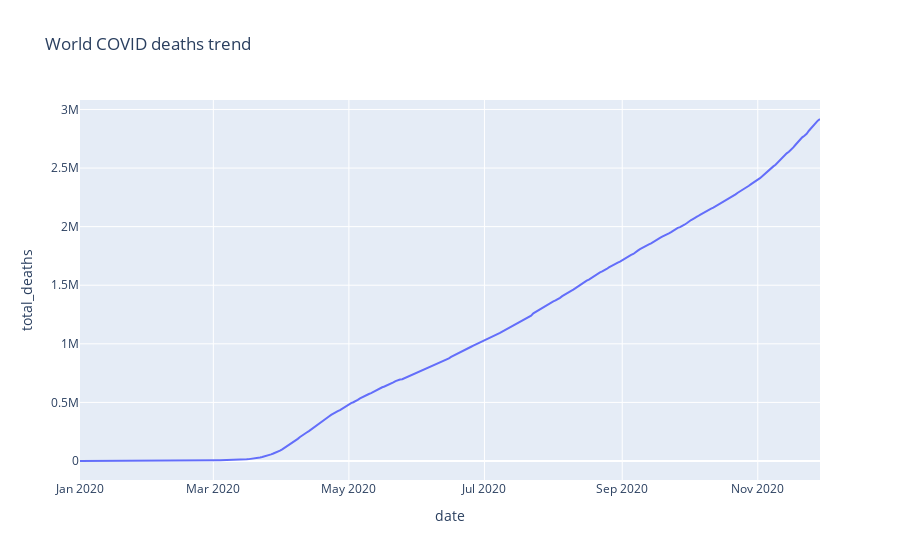

The notebook cell this image was saved under:
### Code cell
world_deaths_fig = px.line(data_world, x="date", y="total_deaths", title = "World COVID deaths trend")

iplot(world_deaths_fig)

### Figure 1 — Plotly figure (JSON) as saved in the notebook; plotly's stock layout.template omitted (floating-point values rounded to 4 significant figures; data arrays with more than 128 entries replaced by an {"elided": "..."} marker saying what was removed)
{"data": [{"hovertemplate": "date=%{x}<br>total_deaths=%{y}<extra></extra>", "legendgroup": "", "line": {"color": "#636efa", "dash": "solid"}, "mode": "lines", "name": "", "orientation": "v", "showlegend": false, "type": "scatter", "x": {"elided": "334 str values"}, "xaxis": "x", "y": {"elided": "334 int values"}, "yaxis": "y"}], "layout": {"legend": {"tracegroupgap": 0}, "title": {"text": "World COVID deaths trend"}, "xaxis": {"anchor": "y", "domain": [0, 1], "title": {"text": "date"}}, "yaxis": {"anchor": "x", "domain": [0, 1], "title": {"text": "total_deaths"}}}}
